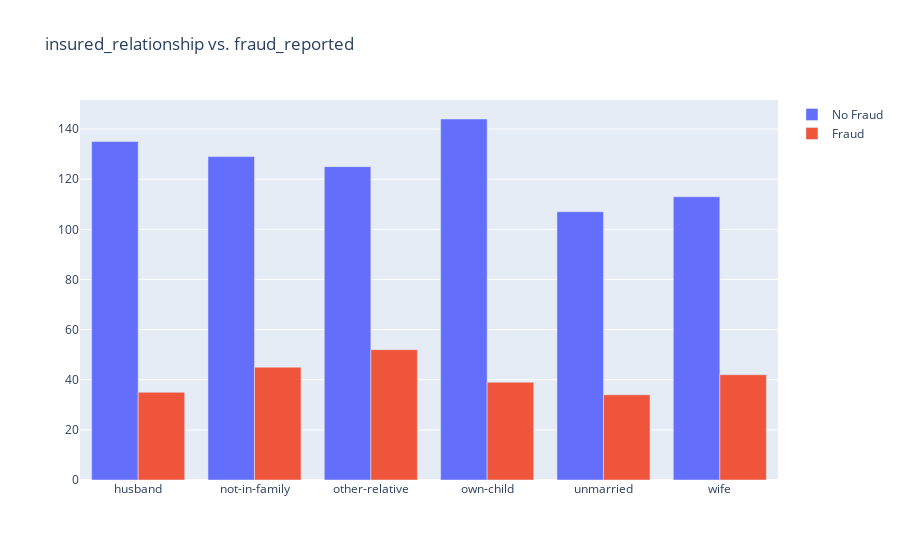

Notebook source saved alongside this figure:
### Markdown cell above
From the data, it looks like people in exec-managerial positions have more number of frauds compared to other occupations.

Sales, tech-support and transport moving also have relatively high cases of fraud.

### Code cell
vis_data(df, 'insured_relationship')

### Figure 1 — Plotly figure (JSON) as saved in the notebook; plotly's stock layout.template omitted (floating-point values rounded to 4 significant figures)
{"data": [{"name": "No Fraud", "type": "bar", "x": ["husband", "not-in-family", "other-relative", "own-child", "unmarried", "wife"], "y": [135, 129, 125, 144, 107, 113]}, {"name": "Fraud", "type": "bar", "x": ["husband", "not-in-family", "other-relative", "own-child", "unmarried", "wife"], "y": [35, 45, 52, 39, 34, 42]}], "layout": {"barmode": "group", "title": {"text": "insured_relationship vs. fraud_reported"}}}
